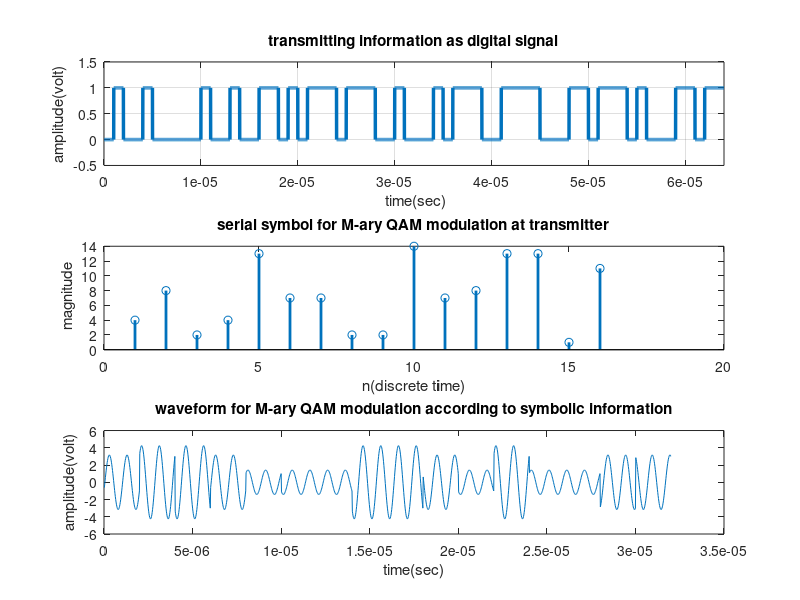
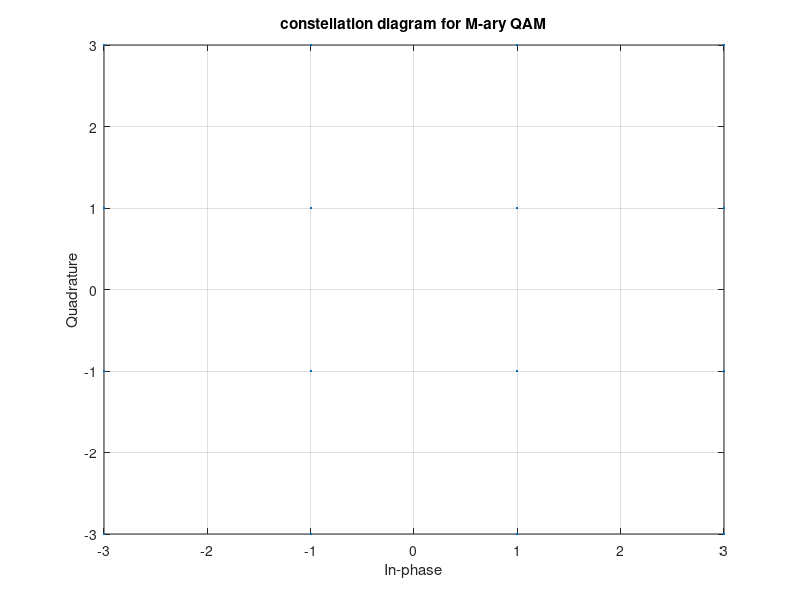

MATLAB code to generate these figures, in order:
clc;
clear all;
close all;
M=16; %M=input(' enter the value of M array for QAM modulation : ');
fprintf('\n\n\n'); % input checking loop
Ld=log2(M);
ds=ceil(Ld);
dif=ds-Ld;
if(dif~=0)
error('the value of M is only acceptable if log2(M)is an integer');
end
% binary Information Generation
nbit=64; %number of information bits
msg=round(rand(nbit,1)); % information generation as binary form
disp(' binary information at transmitter '); %binary information at transmitter
disp(msg);
fprintf('\n\n'); % representation of transmitting binary information as digital signal
x=msg;
bp=.000001; % bit period
bit=[];
for n=1:1:length(x)
if x(n)==1;
se=ones(1,100);
else x(n)==0;
se=zeros(1,100);
end
bit=[bit se];
end
t1=bp/100:bp/100:100*length(x)*(bp/100);
figure(1)
subplot(3,1,1);
plot(t1,bit,'lineWidth',2.5);grid on;
axis([ 0 bp*length(x) -.5 1.5]);
ylabel('amplitude(volt)');
xlabel(' time(sec)');
title('transmitting information as digital signal'); % binary information convert into symbolic form for M-ary QAM modulation
M=M; % order of QAM modulation
msg_reshape=reshape(msg,log2(M),nbit/log2(M))';
disp(' information are reshaped for convert symbolic form');
disp(msg_reshape);
fprintf('\n\n');
size(msg_reshape);
for(j=1:1:nbit/log2(M))
  for(i=1:1:log2(M))
    a(j,i)=num2str(msg_reshape(j,i));
  end
end
as=bin2dec(a);
ass=as';
figure(1)
subplot(3,1,2);
stem(ass,'Linewidth',2.0);
title('serial symbol for M-ary QAM modulation at transmitter');
xlabel('n(discrete time)');
ylabel(' magnitude');
disp('symbolic form information for M-ary QAM ');
disp(ass);
fprintf('\n\n'); % Mapping for M-ary QAM modulation
M=M; %order of QAM modulation
x1=[0:M-1];
p=qammod(ass,M) %constellation design for M-ary QAM according to symbol
sym=0:1:M-1; % considerable symbol of M-ary QAM, just for scatterplot
pp=qammod(sym,M); %constellation diagram for M-ary QAM
scatterplot(pp),grid on;
title('constellation diagram for M-ary QAM');
% M-ary QAM modulation
RR=real(p)
II=imag(p)
sp=bp*2; %symbol period for M-ary QAM
sr=1/sp; % symbol rate
f=sr*2;
t=sp/100:sp/100:sp;
ss=length(t);
m=[];
for(k=1:1:length(RR))
  yr=RR(k)*cos(2*pi*f*t); % inphase or real component
  yim=II(k)*sin(2*pi*f*t); % Quadrature or imaginary component
  y=yr+yim;
  m=[m y];
end
tt=sp/100:sp/100:sp*length(RR);
figure(1);
subplot(3,1,3);
plot(tt,m);
title('waveform for M-ary QAM modulation according to symbolic information');
xlabel('time(sec)');
ylabel('amplitude(volt)');
